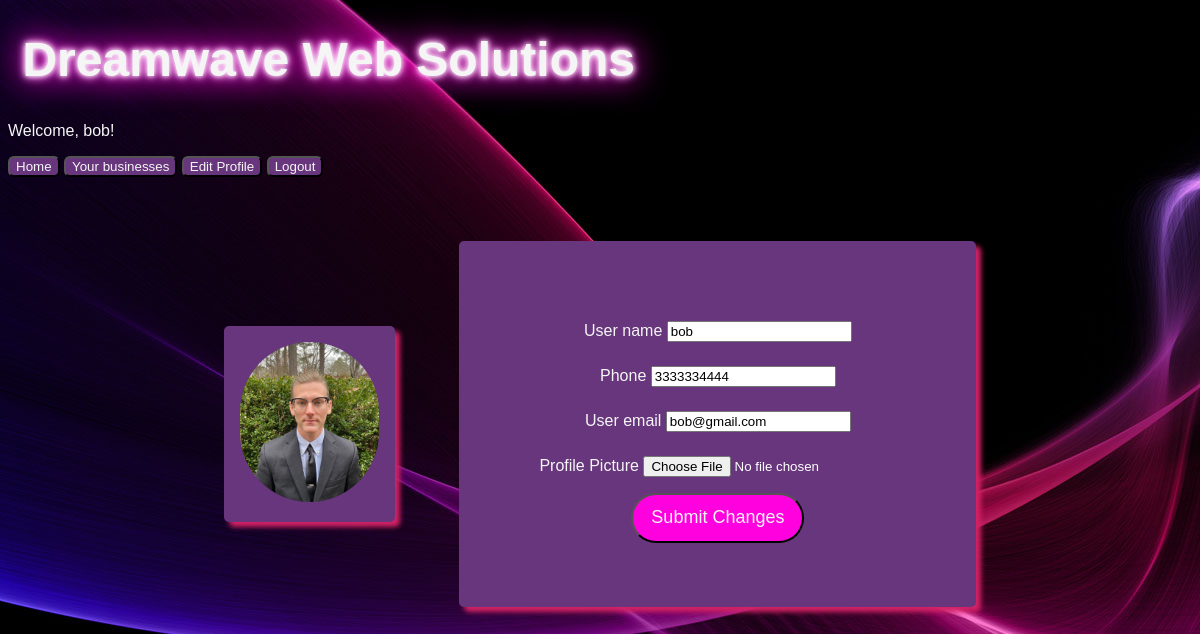
Screenshot of /edit_profile/ (signed in) with the database file from the repository.
### app/models.py (models this page shows, shortened)
class Profile(models.Model):
    user = models.OneToOneField(User, on_delete=models.CASCADE)
    uid = models.CharField(max_length=50)
    user_name = models.CharField(max_length=50)
    phone = models.CharField(max_length=50)
    user_email = models.EmailField(max_length=254)
    profile_pic = models.ImageField(
        upload_to="profiles/",
        verbose_name="Profile Picture",
        null=True,
        blank=True,
        default="/profiles/profile_pic_green.png",
    )
    date_created = models.DateTimeField(auto_now_add=True)

### app/views.py (the view, shortened to what this page needs)
# urls.py: path("edit_profile/", AccountSettings, name="edit_profile"),
@login_required(login_url="login")
def AccountSettings(request):
    profile = request.user.profile
    form = ProfileForm(instance=profile)
    context = {"form": form}
    return render(request, "edit_profile.html", context)

### app/forms.py
class ProfileForm(ModelForm):
    class Meta:
        model = Profile
        fields = "__all__"
        exclude = ["user", "date_created", "uid", "profile_pic"]
        widgets = {
            "profile_pic": forms.FileInput(),
        }

### app/templates/edit_profile.html
{% extends 'home.html' %} {% block content %}
<div class="container">
  <div class="profile_card">
    <img
      src="{{ request.user.profile.profile_pic.url }}"
      alt="Profile Picture"
      class="profile_pic"
    />
  </div>
  <div class="card">
    <form method="POST" enctype="multipart/form-data">
      {% csrf_token %} {% for field in form %}
      <div class="form_field">{{field.label}} {{field}}</div>
      {% endfor %}
      <div class="form_field">
        <label for="id_profile_pic">Profile Picture</label>
        <input type="file" name="profile_pic" id="id_profile_pic" />
      </div>
      <button class="link" type="submit">Submit Changes</button>
    </form>
  </div>
</div>
{% endblock content %}

### app/templates/home.html (shortened to what this page needs)
{% load static %}<!DOCTYPE html>
<html lang="en">
<head>
    <link
      rel="stylesheet"
      href="https://use.fontawesome.com/releases/v5.6.1/css/all.css"
    />
    <link rel="stylesheet" type="text/css" href="{% static 'styles.css' %}" />
</head>
<body>
    <h1 class="header">Dreamwave Web Solutions</h1>
    <div class="navdiv">
        <nav class="navbar">
{% if user.is_authenticated %}
            <p>Welcome, {{ user.profile.user_name }}!</p>
            <button class="navb"><a href="{% url "home" %}">Home</a></button>
            <button class="navb"><a href="{% url "businesses" %}">Your businesses</a></button>
            <button class="navb"><a href="{% url "edit_profile" %}">Edit Profile</a></button>
            <button class="navb"><a href="{% url "logout" %}">Logout</a></button>
 {% endif %}
        </nav>
    </div>
   {% block content %}{% endblock content %}
</body>
</html>

### app/static/styles.css (style rules this page uses)
body { background-image: url("images/purplewaves.jpg"); }
.container { padding: 2em 0 2em 0; display: flex; align-items: center; justify-content: center; }
.card { border-radius: 5px; box-shadow: 5px 5px 5px rgb(211, 34, 102); background-color: rgb(103, 54, 124); text-align: center; padding: 4em; margin: 2em; max-width: fit-content; }
.profile_card { border-radius: 5px; box-shadow: 5px 5px 5px rgb(211, 34, 102); background-color: rgb(103, 54, 124); text-align: center; margin: 2em; padding: 1em; }
.card .form_field { padding: .5em; margin: .5em; }
* { font-family: Arial, Helvetica, sans-serif; color: whitesmoke; }
input[type="text"] { color: black; }
input[type="email"] { color: black; }
.header { height: 1.2em; font-size: 3em; font-weight: 700; padding-left: .3em; text-shadow: 0 0 10px #fff, 0 0 5px #fff, 0 0 10px #ff00de, 0 0 30px #ff00de, 0 0 40px #ff00de; }
.navb { background-color: rgb(103, 54, 124); border-radius: 6px; }
.navb a { color: whitesmoke; text-decoration: none; }
.link { font-size: large; width: auto; height: 50px; background-color: #ff00de; color: whitesmoke; border-radius: 25px; transition: box-shadow .5s ease-in-out; padding: 0 1em; }
input { color: white; }
.profile_pic { height: 10em; border-radius: 5em; }

### rows the page displays
Profile: form "bob" "3333334444" "bob@gmail.com"

### other values shown
{{ user.profile.user_name }} "bob"
{{ field.label }} "User name" "Phone" "User email"
